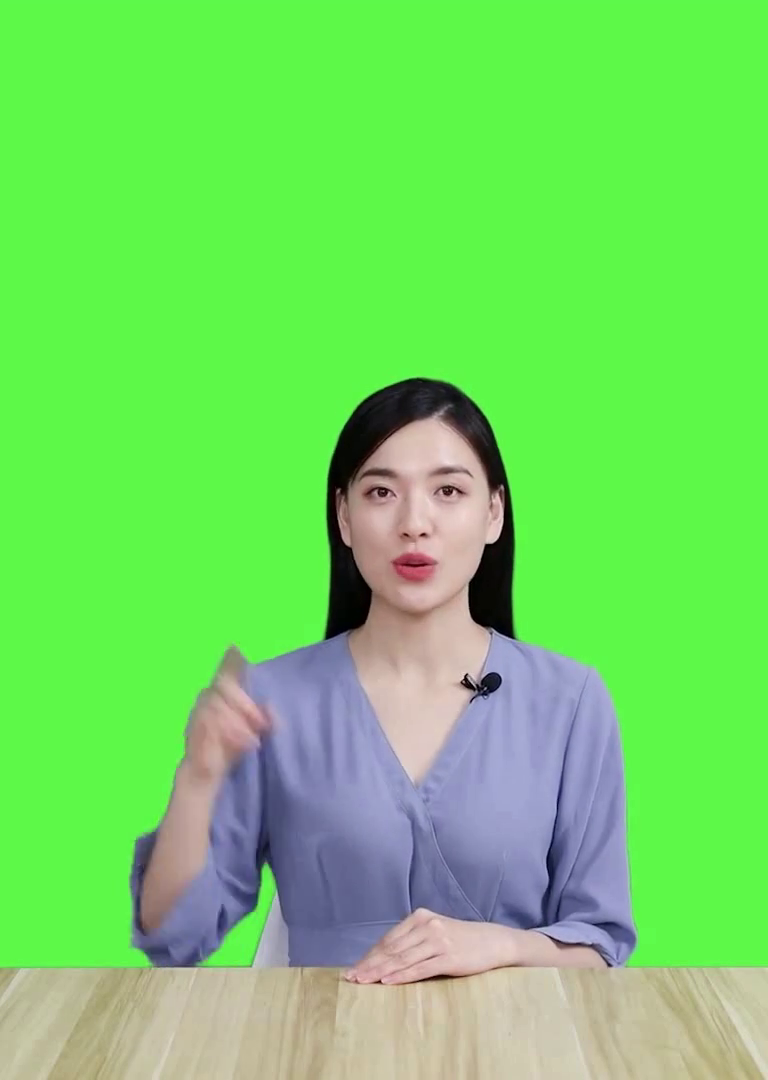
#> input picture frame 39 of learn_cv2/female_desk.mp4, 768 x 1080 px, given in place of 4_2_677_dig.mp4, which was not available
$ python crop_digPerson.py
#> lines starting #> are read from the running program, lines starting #| are printed output that depends on the picture; pictures that were not available may be replaced by others from this repository, and a replacement may not be noted
#!/usr/bin/python
# -*- coding: UTF-8 -*-
"""
Created by MeiiCho on 2022/06/10
"""
import os

import cv2


def main():
    video = cv2.VideoCapture('../data/4_2_677_dig.mp4')
    ret, frame = video.read()
#> frame is the input picture: shape (1080, 768, 3); mean B, G, R 99.4, 215.7, 114
    height, width = frame.shape[:2]
#> height = 1080; width = 768

    half_w = width // 2
#> half_w = 384
    frame_normal, frame_mask = frame[:, :half_w, :], frame[:, half_w:, :]
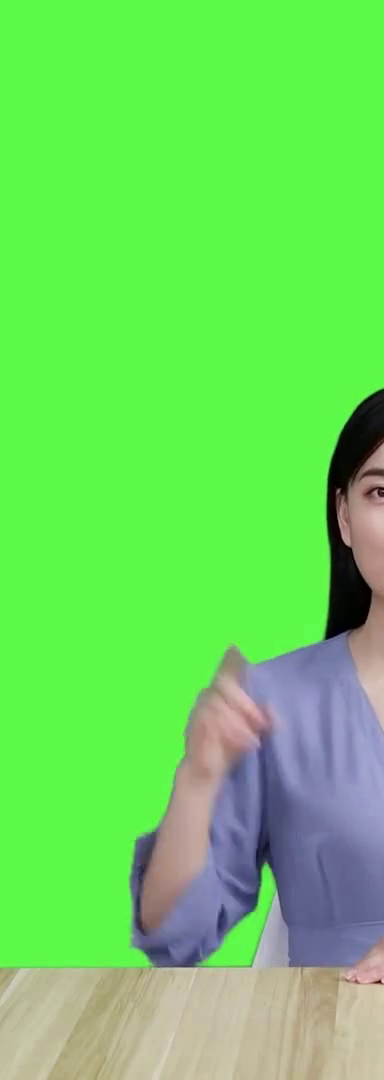
#> frame_normal: shape (1080, 384, 3); mean B, G, R 93.6, 216.3, 108.7
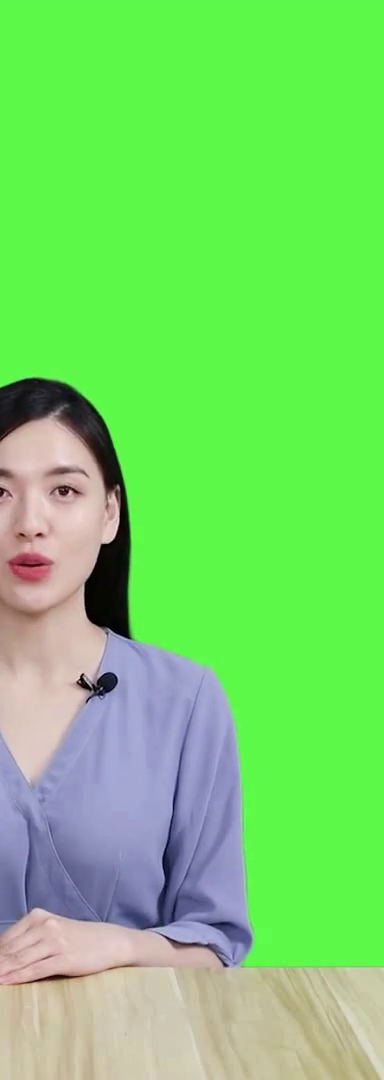
#> frame_mask: shape (1080, 384, 3); mean B, G, R 105.1, 215, 119.4
    crop = {'top': 55, 'left': 39, 'width': 113, 'circle': 'true', 'height': 113}
    cv2.imwrite('../data/formal.png', frame_normal)
    os.system(f"ffmpeg -i ../data/formal.png -vf 'drawbox=x=238:y=100:w=222:h=222:color=red@0.5' ../data/drawbox.png")
    # crop_frame = frame_normal[crop['top']:crop['top'] + crop['height'],
    #              crop['left']:crop['left'] + crop['width']]
    # cv2.imwrite('../data/after_crop.png', crop_frame)


if __name__ == '__main__':
    main()
    # {'id': 'huayuan8_mouth', 'top': 2, 'crop': {'top': 55, 'left': 39, 'width': 113, 'circle': 'true', 'height': 113},
    #  'left': 677, 'text': {'content': '测试文本框的输入效果，所以文案不重要'}

$ run again, starting later in the video
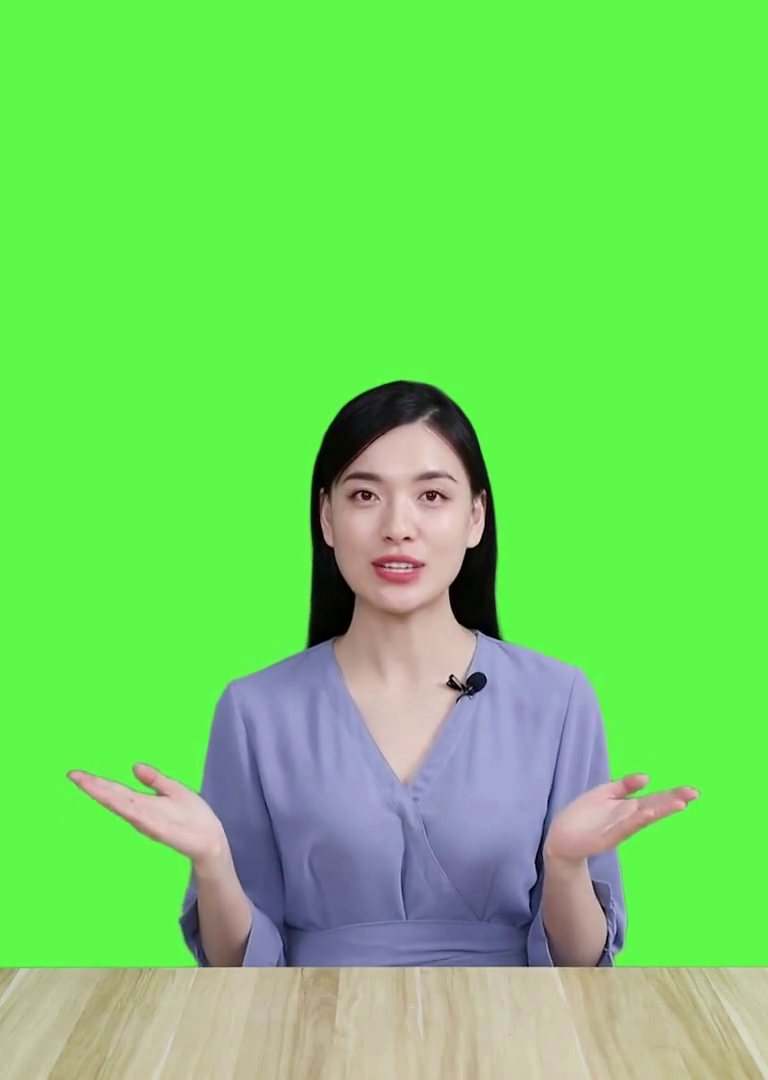
#> input picture frame 178 of learn_cv2/female_desk.mp4, 768 x 1080 px, given in place of 4_2_677_dig.mp4, which was not available
#> in main, frame is the input picture: shape (1080, 768, 3); mean B, G, R 97.8, 215.7, 113.1
#> in main, `frame_normal, frame_mask = frame[:, :half_w, :], frame[:, half_w:, :]`:
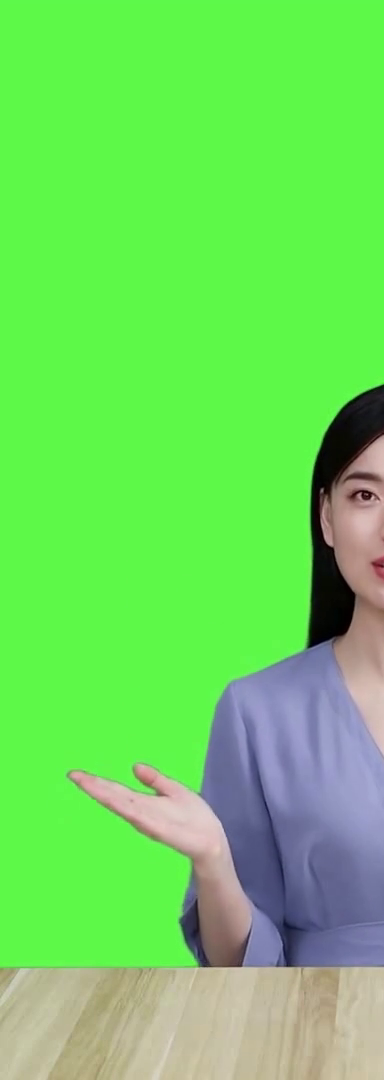
#> frame_normal: shape (1080, 384, 3); mean B, G, R 93.8, 216.7, 109.3
#> in main, `frame_normal, frame_mask = frame[:, :half_w, :], frame[:, half_w:, :]`:
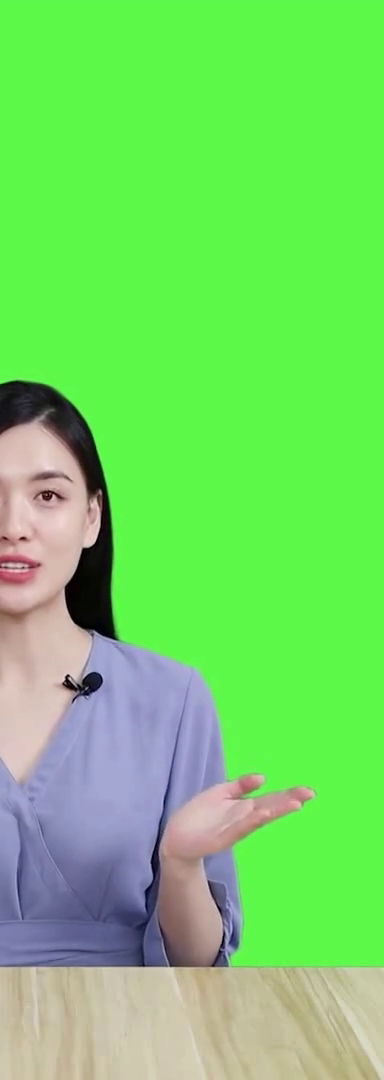
#> frame_mask: shape (1080, 384, 3); mean B, G, R 101.9, 214.7, 116.9

$ run again, starting later in the video
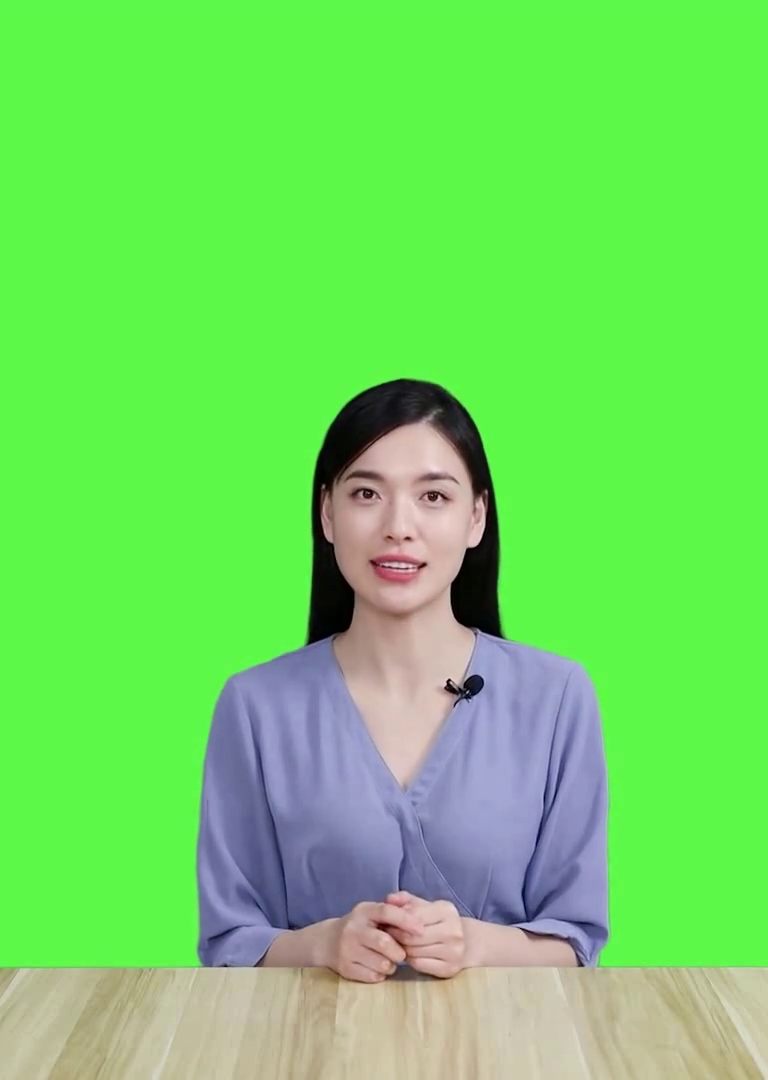
#> input picture frame 316 of learn_cv2/female_desk.mp4, 768 x 1080 px, given in place of 4_2_677_dig.mp4, which was not available
#> in main, frame is the input picture: shape (1080, 768, 3); mean B, G, R 97.4, 217.7, 112.7
#> in main, `frame_normal, frame_mask = frame[:, :half_w, :], frame[:, half_w:, :]`:
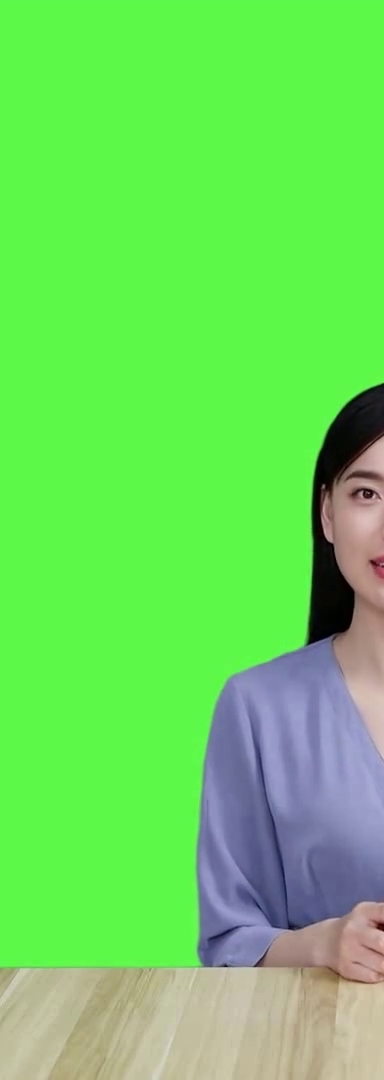
#> frame_normal: shape (1080, 384, 3); mean B, G, R 92.6, 218.4, 108
#> in main, `frame_normal, frame_mask = frame[:, :half_w, :], frame[:, half_w:, :]`:
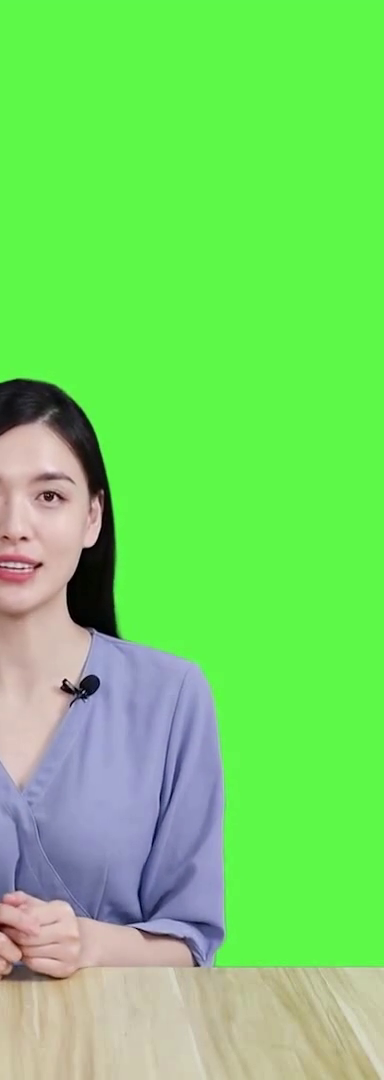
#> frame_mask: shape (1080, 384, 3); mean B, G, R 102.3, 216.9, 117.4
